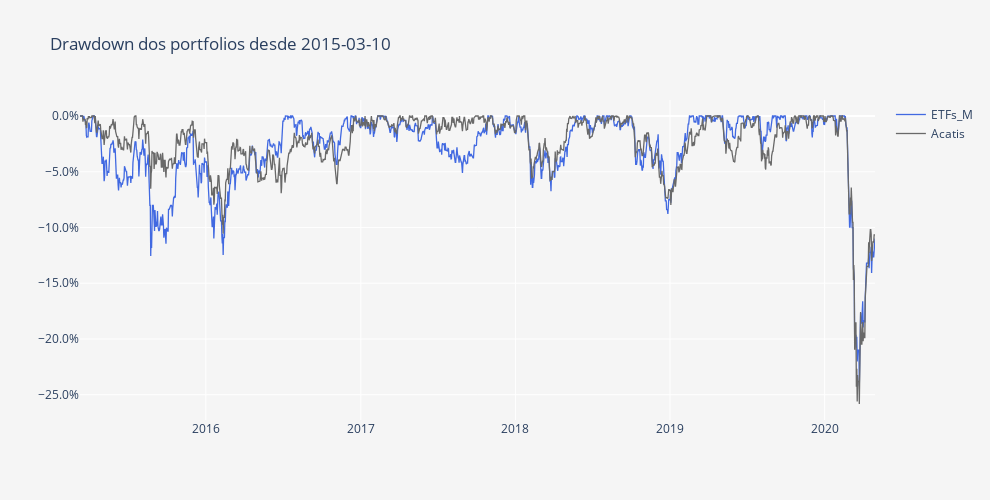

Notebook source saved alongside this figure:
### Code cell
DD = fa.compute_drawdowns(Portfolios)
DD = DD /100

layout = go.Layout(
    title='Drawdown dos portfolios desde ' + Begin,
    plot_bgcolor='#f5f5f5',
    paper_bgcolor='#f5f5f5',
    width=990,
    height=500,
    xaxis=dict(
        title='',
        showgrid=True,
        titlefont=dict(size=12),
    ),
    yaxis=dict(
        title='',
        showgrid=True,
        zeroline=True, # Adicionar ou não a zero line
        tickformat=".1%" # tickformat=".2%" se quiseres mais casas decimais
    ))

trace0 = go.Scatter(
    x = DD.index,
    y = DD.iloc[:, 0],
    name = Portfolios.columns[0],
    line = dict(
        color = 'royalblue',
        width = 1.3)
)

trace1 = go.Scatter(
    x = DD.index,
    y = DD.iloc[:, 1],
    name = Portfolios.columns[1],
    line = dict(
        color = 'dimgrey',
        width = 1.3)
)

data = [trace0, trace1]
        
fig = go.Figure(data=data, layout=layout)
py.iplot(fig)

### Figure 1 — Plotly figure (JSON) as saved in the notebook; plotly's stock layout.template omitted (floating-point values rounded to 4 significant figures; data arrays with more than 128 entries replaced by an {"elided": "..."} marker saying what was removed)
{"data": [{"line": {"color": "royalblue", "width": 1.3}, "name": "ETFs_M", "type": "scatter", "x": {"elided": "1878 str values"}, "y": {"elided": "1878 float values"}}, {"line": {"color": "dimgrey", "width": 1.3}, "name": "Acatis", "type": "scatter", "x": {"elided": "1878 str values"}, "y": {"elided": "1878 float values"}}], "layout": {"height": 500, "paper_bgcolor": "#f5f5f5", "plot_bgcolor": "#f5f5f5", "title": {"text": "Drawdown dos portfolios desde 2015-03-10"}, "width": 990, "xaxis": {"autorange": true, "range": ["2015-03-10", "2020-04-29"], "showgrid": true, "title": {"font": {"size": 12}, "text": ""}, "type": "date"}, "yaxis": {"autorange": true, "range": [-0.2727, 0.01435], "showgrid": true, "tickformat": ".1%", "title": {"text": ""}, "type": "linear", "zeroline": true}}}
